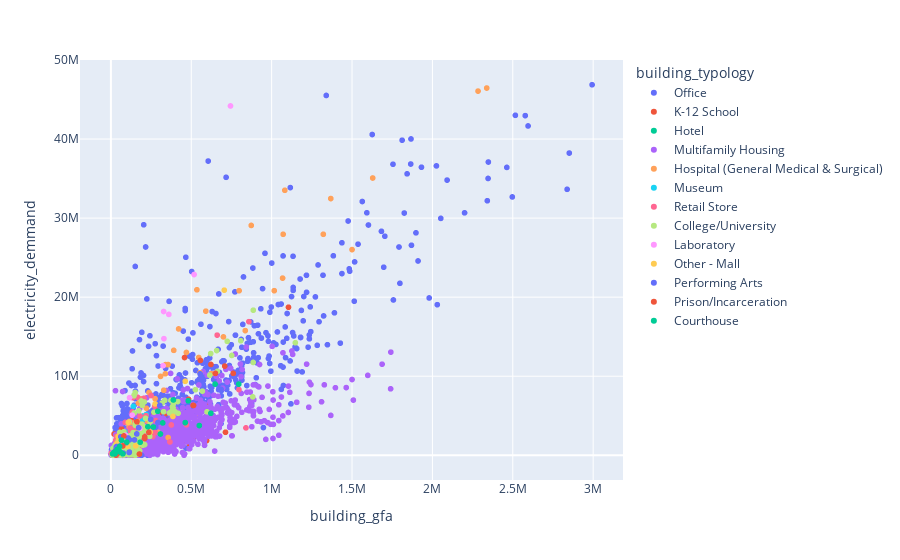

Notebook cell for this chart:
### Code cell
# check after filtering for outliers
px.scatter(df_renamed, x='building_gfa', y='electricity_demmand', color='building_typology')

### Figure 1 — Plotly figure (JSON) as saved in the notebook; plotly's stock layout.template omitted (floating-point values rounded to 4 significant figures; data arrays with more than 128 entries replaced by an {"elided": "..."} marker saying what was removed)
{"data": [{"hovertemplate": "building_typology=Office<br>building_gfa=%{x}<br>electricity_demmand=%{y}<extra></extra>", "legendgroup": "Office", "marker": {"color": "#636efa", "symbol": "circle"}, "mode": "markers", "name": "Office", "showlegend": true, "type": "scattergl", "x": {"elided": "1966 int values"}, "xaxis": "x", "y": {"elided": "1966 float values"}, "yaxis": "y"}, {"hovertemplate": "building_typology=K-12 School<br>building_gfa=%{x}<br>electricity_demmand=%{y}<extra></extra>", "legendgroup": "K-12 School", "marker": {"color": "#EF553B", "symbol": "circle"}, "mode": "markers", "name": "K-12 School", "showlegend": true, "type": "scattergl", "x": {"elided": "1424 int values"}, "xaxis": "x", "y": {"elided": "1424 float values"}, "yaxis": "y"}, {"hovertemplate": "building_typology=Hotel<br>building_gfa=%{x}<br>electricity_demmand=%{y}<extra></extra>", "legendgroup": "Hotel", "marker": {"color": "#00cc96", "symbol": "circle"}, "mode": "markers", "name": "Hotel", "showlegend": true, "type": "scattergl", "x": {"elided": "174 int values"}, "xaxis": "x", "y": {"elided": "174 float values"}, "yaxis": "y"}, {"hovertemplate": "building_typology=Multifamily Housing<br>building_gfa=%{x}<br>electricity_demmand=%{y}<extra></extra>", "legendgroup": "Multifamily Housing", "marker": {"color": "#ab63fa", "symbol": "circle"}, "mode": "markers", "name": "Multifamily Housing", "showlegend": true, "type": "scattergl", "x": {"elided": "15022 int values"}, "xaxis": "x", "y": {"elided": "15022 float values"}, "yaxis": "y"}, {"hovertemplate": "building_typology=Hospital (General Medical & Surgical)<br>building_gfa=%{x}<br>electricity_demmand=%{y}<extra></extra>", "legendgroup": "Hospital (General Medical & Surgical)", "marker": {"color": "#FFA15A", "symbol": "circle"}, "mode": "markers", "name": "Hospital (General Medical & Surgical)", "showlegend": true, "type": "scattergl", "x": [64600, 292230, 68787, 80844, 75600, 190934, 873000, 590371, 171780, 237110, 700000, 51233, 328782, 280432, 2283765, 1016171, 1321320, 113300, 131748, 338424, 308789, 340155, 554128, 535000, 71500, 355550, 67925, 546365, 797600, 130794, 1628485, 1081800, 836000, 1071600, 1068030, 2337842, 274509, 1367905, 81613, 390975, 469730, 99526, 68952, 224650, 625000, 207000, 78620, 137200, 1500000, 220240, 172268, 172268, 35854, 355740, 421234], "xaxis": "x", "y": [1926000.0, 2910000.0, 1521000.0, 1103000.0, 663300.0, 7138000.0, 29073618, 18230601, 6601000.0, 7938000.0, 14970000.0, 2479000.0, 8226597, 6345000.0, 46070000.0, 20820000.0, 27950000.0, 3610702, 4105000.0, 10300000.0, 9973000.0, 11470000.0, 10430000.0, 20933599, 2608000.0, 11471421, 246600.0, 12370000.0, 20820000.0, 3668000.0, 35080000.0, 33520000.0, 15766400, 27950000.0, 22410000.0, 46455595, 7158000.0, 32470000.0, 847600.0, 13270000.0, 13000000.0, 2018000.0, 1903000.0, 4377000.0, 10330000.0, 4717693, 1153000.0, 3148000.0, 26020000.0, 5949000.0, 4314000.0, 4302000.0, 308000.0, 2244000.0, 15980000.0], "yaxis": "y"}, {"hovertemplate": "building_typology=Museum<br>building_gfa=%{x}<br>electricity_demmand=%{y}<extra></extra>", "legendgroup": "Museum", "marker": {"color": "#19d3f3", "symbol": "circle"}, "mode": "markers", "name": "Museum", "showlegend": true, "type": "scattergl", "x": [220000, 85000, 140000, 125362, 45000, 56184, 113915, 140000, 110000, 13022, 97700, 105000, 172000, 110000, 46600, 24000, 65620, 32862, 82000, 14901, 70000, 197509, 197509, 218349], "xaxis": "x", "y": [5152000.0, 1706000.0, 6190000.0, 3449000.0, 380600.0, 184900.0, 3039000.0, 1250000.0, 2302000.0, 82760, 2447000.0, 1515000.0, 2890000.0, 4171000.0, 812200.0, 38400, 2352000.0, 1190000.0, 2895000.0, 111760, 2698000.0, 4489000.0, 4966000.0, 3189000.0], "yaxis": "y"}, {"hovertemplate": "building_typology=Retail Store<br>building_gfa=%{x}<br>electricity_demmand=%{y}<extra></extra>", "legendgroup": "Retail Store", "marker": {"color": "#FF6692", "symbol": "circle"}, "mode": "markers", "name": "Retail Store", "showlegend": true, "type": "scattergl", "x": {"elided": "188 int values"}, "xaxis": "x", "y": {"elided": "188 float values"}, "yaxis": "y"}, {"hovertemplate": "building_typology=College/University<br>building_gfa=%{x}<br>electricity_demmand=%{y}<extra></extra>", "legendgroup": "College/University", "marker": {"color": "#B6E880", "symbol": "circle"}, "mode": "markers", "name": "College/University", "showlegend": true, "type": "scattergl", "x": {"elided": "316 int values"}, "xaxis": "x", "y": {"elided": "316 float values"}, "yaxis": "y"}, {"hovertemplate": "building_typology=Laboratory<br>building_gfa=%{x}<br>electricity_demmand=%{y}<extra></extra>", "legendgroup": "Laboratory", "marker": {"color": "#FF97FF", "symbol": "circle"}, "mode": "markers", "name": "Laboratory", "showlegend": true, "type": "scattergl", "x": [743935, 327993, 91193, 116189, 517490, 34329, 360423, 330000, 324505, 132500, 180000], "xaxis": "x", "y": [44190000.0, 18190000.0, 2533000.0, 7282000.0, 22860000.0, 710600.0, 17820000.0, 14750000.0, 11340000.0, 5071000.0, 3407000.0], "yaxis": "y"}, {"hovertemplate": "building_typology=Other - Mall<br>building_gfa=%{x}<br>electricity_demmand=%{y}<extra></extra>", "legendgroup": "Other - Mall", "marker": {"color": "#FECB52", "symbol": "circle"}, "mode": "markers", "name": "Other - Mall", "showlegend": true, "type": "scattergl", "x": [33736, 275000, 29000, 154000, 54000, 108283, 104700, 244500, 15000, 13125, 30000, 705201, 25232, 43302, 47500, 48708, 44950, 42000, 462414, 386000, 79800, 33612, 45000, 35000, 35000, 42486, 52200], "xaxis": "x", "y": [281200.0, 6490000.0, 732300.0, 1188000.0, 1106000.0, 4152000.0, 1126000.0, 2945000.0, 268660, 228240, 758600.0, 20890000.0, 378300.0, 314600.0, 425630, 2111000.0, 720133, 525700.0, 9358000.0, 4905000.0, 1599000.0, 493100.0, 2383000.0, 1469000.0, 621400.0, 1177000.0, 1061000.0], "yaxis": "y"}, {"hovertemplate": "building_typology=Performing Arts<br>building_gfa=%{x}<br>electricity_demmand=%{y}<extra></extra>", "legendgroup": "Performing Arts", "marker": {"color": "#636efa", "symbol": "circle"}, "mode": "markers", "name": "Performing Arts", "showlegend": true, "type": "scattergl", "x": [115720, 146865, 161000, 56934, 279000, 114829, 172422, 685050, 292620, 554658, 107229, 18310, 42022, 304000, 247480, 32498, 16962, 61420, 77000, 49500, 27922, 33250, 27000, 26750, 191032, 40110, 30080, 40000, 36000, 95436, 113373, 33100, 34000, 26500, 34000], "xaxis": "x", "y": [1949000.0, 1941000.0, 2697000.0, 1174000.0, 3546000.0, 402960, 3488000.0, 8350000.0, 4137000.0, 10300000.0, 2181000.0, 370200.0, 821600.0, 6296000.0, 4533000.0, 856400.0, 363400.0, 2342000.0, 277323, 473300.0, 491800.0, 408476, 237000.0, 459500.0, 1426.0, 705900.0, 627900.0, 198400.0, 1107000.0, 1584000.0, 350548, 667800.0, 1003000.0, 502700.0, 1066000.0], "yaxis": "y"}, {"hovertemplate": "building_typology=Prison/Incarceration<br>building_gfa=%{x}<br>electricity_demmand=%{y}<extra></extra>", "legendgroup": "Prison/Incarceration", "marker": {"color": "#EF553B", "symbol": "circle"}, "mode": "markers", "name": "Prison/Incarceration", "showlegend": true, "type": "scattergl", "x": [38320, 161765, 210444, 236142, 1104830, 622200, 514000, 73895, 80800, 761071, 458000, 511207, 31333, 210444, 36450, 650300, 177554, 708047, 557000], "xaxis": "x", "y": [158100.0, 4238000.0, 2131000.0, 2893000.0, 18730000.0, 11480000.0, 6297000.0, 1174000.0, 2441000.0, 10370000.0, 12360000.0, 6304000.0, 27420, 2319000.0, 580200.0, 10360000.0, 155380, 11280000.0, 12000000.0], "yaxis": "y"}, {"hovertemplate": "building_typology=Courthouse<br>building_gfa=%{x}<br>electricity_demmand=%{y}<extra></extra>", "legendgroup": "Courthouse", "marker": {"color": "#00cc96", "symbol": "circle"}, "mode": "markers", "name": "Courthouse", "showlegend": true, "type": "scattergl", "x": [74000, 39150, 25700, 230035, 322300, 388800, 795700, 59300, 23116, 462260, 21500, 621817, 16194, 49500, 182000, 99000, 54300, 648000, 481000, 550000, 291589, 308200, 10400, 264100, 65874], "xaxis": "x", "y": [181600.0, 724400.0, 197160, 3609000.0, 4090000.0, 6994000.0, 9004000.0, 397200.0, 168880, 4126000.0, 387600, 5312000.0, 228880, 614400.0, 1643000.0, 1660000.0, 1112000.0, 9007000.0, 6890000.0, 3758000.0, 5563000.0, 2690000.0, 175640, 3573000.0, 1903000.0], "yaxis": "y"}], "layout": {"legend": {"title": {"text": "building_typology"}, "tracegroupgap": 0}, "margin": {"t": 60}, "xaxis": {"anchor": "y", "domain": [0, 1], "title": {"text": "building_gfa"}}, "yaxis": {"anchor": "x", "domain": [0, 1], "title": {"text": "electricity_demmand"}}}}
